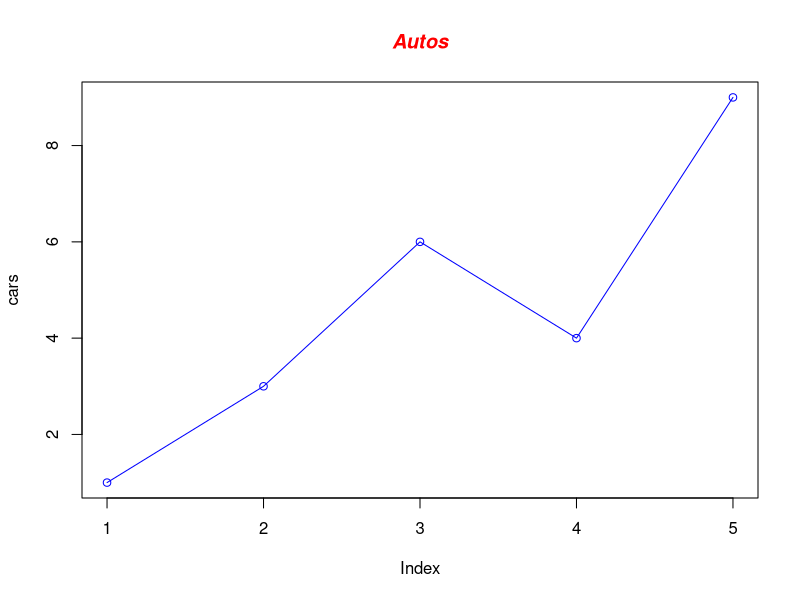
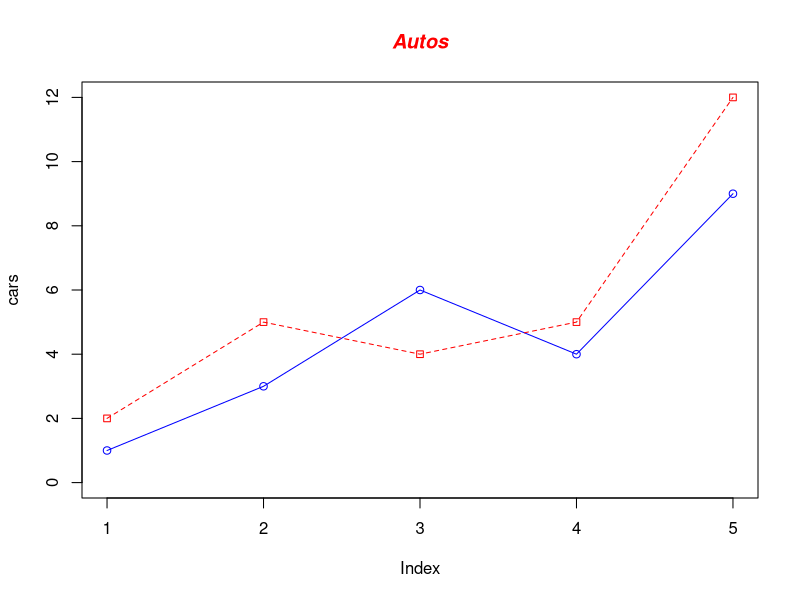
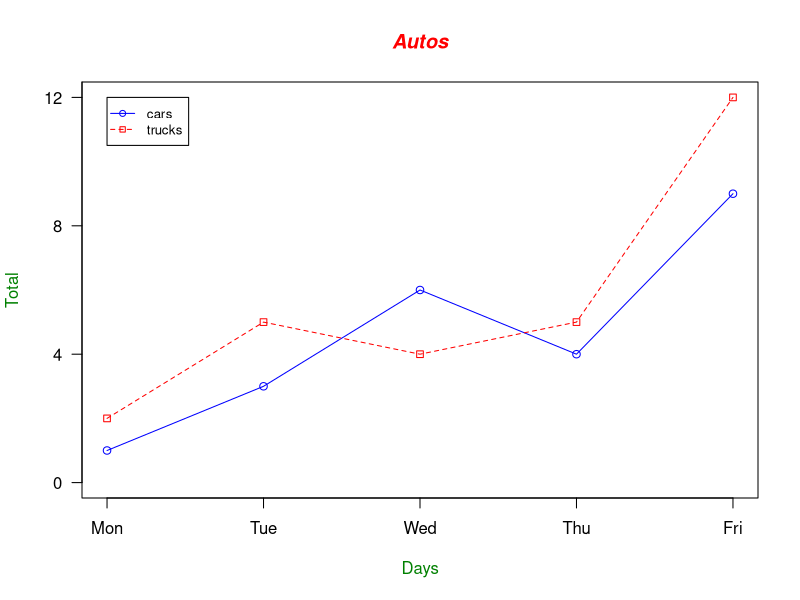
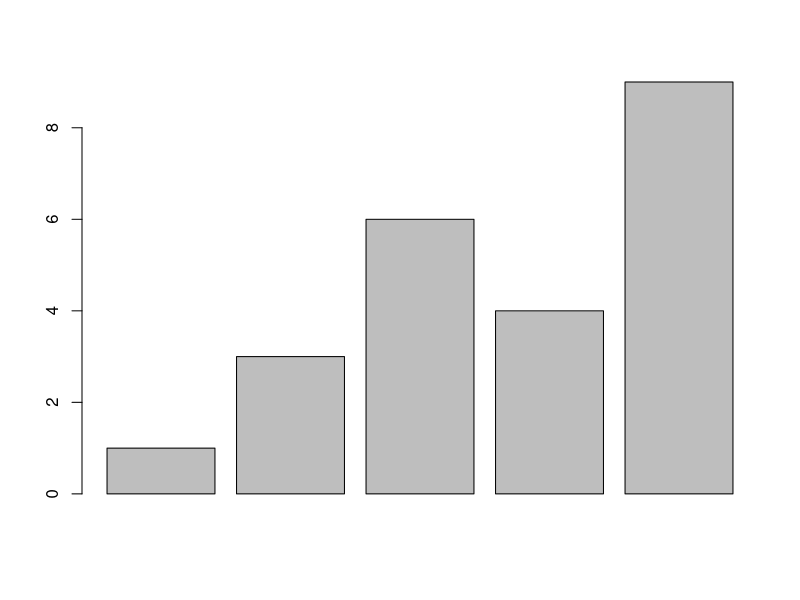
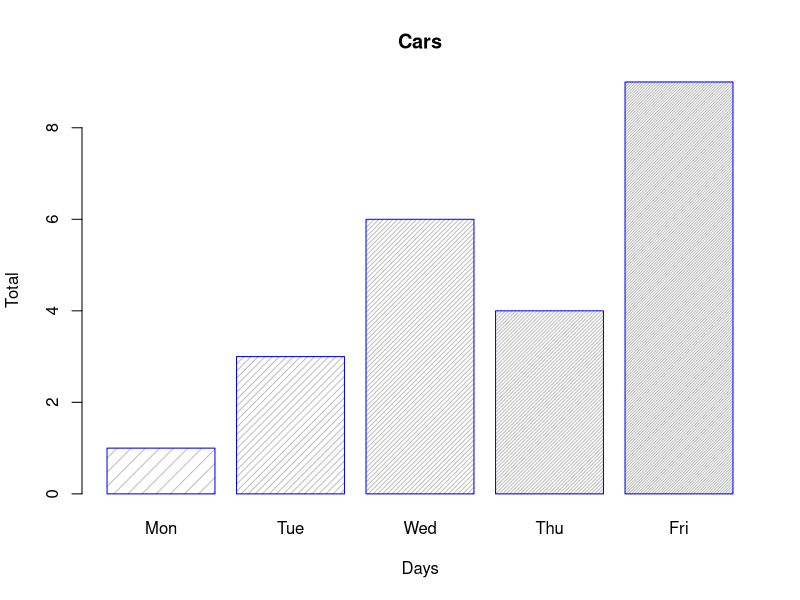
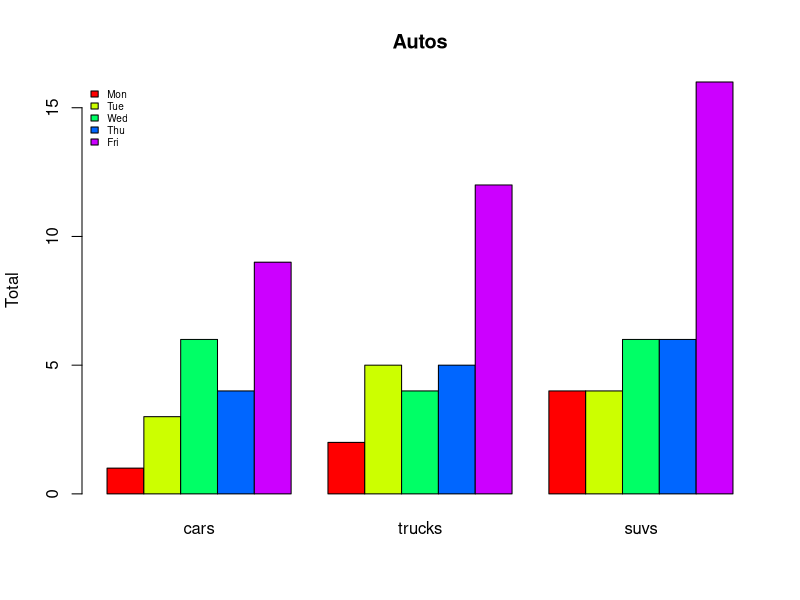
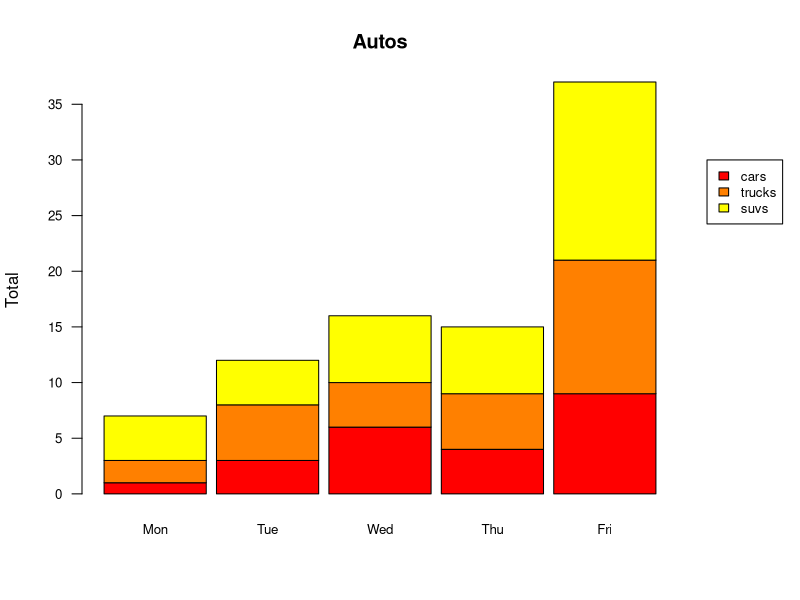
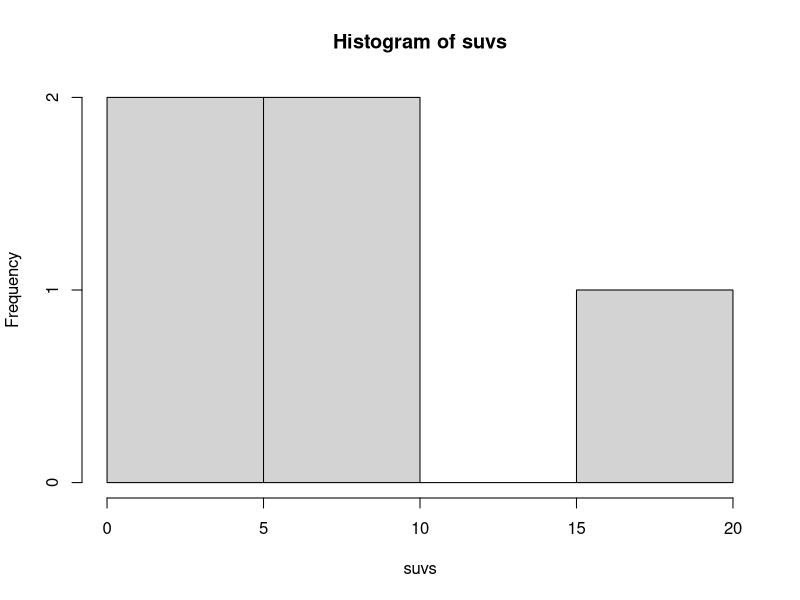

Here is the R script that generated these plots, in order:
## ---- chunk 1
cars = c(1,3,6,4,9)
plot(cars, type='o', col='blue')
title(main='Autos', col.main='red', font.main=4)
## ---- chunk 2
cars   = c(1,3,6,4,9)
trucks = c(2,5,4,5,12)

# Graph cars using a y axis that ranges from 0 to 12
plot(cars, type="o", col="blue", ylim=c(0,12))

# Graph trucks with red dashed line and square points
lines(trucks, type="o", pch=22, lty=2, col="red")

# Create a title with a red, bold/italic font
title(main="Autos", col.main="red", font.main=4)
## ---- chunk 3

## ---- chunk 4
# Define 2 vectors
cars <- c(1, 3, 6, 4, 9)
trucks <- c(2, 5, 4, 5, 12)

# Calculate range from 0 to max value of cars and trucks
g_range <- range(0, cars, trucks) ## (0 to 12)
## ---- chunk 5

plot(cars, type="o", col="blue", ylim=g_range, axes=FALSE, ann=FALSE)

# Make x axis using Mon-Fri labels
axis(1, at=1:5, lab=c("Mon","Tue","Wed","Thu","Fri"))

# Make y axis with horizontal labels that display ticks at every 4 marks. 4*0:g_range[2] is equivalent to c(0,4,8,12).
axis(2, las=1, at=4*0:g_range[2])

# Create box around plot
box()

# Graph trucks with red dashed line and square points
lines(trucks, type="o", pch=22, lty=2, col="red")

# Create a title with a red, bold/italic font
title(main="Autos", col.main="red", font.main=4)

# Label the x and y axes with dark green text
title(xlab="Days", col.lab=rgb(0,0.5,0))
title(ylab="Total", col.lab=rgb(0,0.5,0))

# Create a legend at (1, g_range[2]) that is slightly smaller (cex) and uses the same line colors and points used by the actual plots
legend(1, g_range[2], c("cars","trucks"), cex=0.8, col=c("blue","red"), pch=21:22, lty=1:2);

## ---- chunk 6

## ---- chunk 7
# Read car and truck values from tab-delimited autos.data
autos_data <- read.table("autos.dat", header=T, sep="\t")
autos_data
## ---- chunk 8
# Compute the largest y value used in the data (or we could just use range again)
max_y <- max(autos_data)
max_y
## ---- chunk 9
# Define colors to be used for cars, trucks, suvs
plot_colors <- c("blue","red","forestgreen")

# Start PNG device driver to save output to figure.png
png(filename="figure.png", height=295, width=300, bg="white")

# Graph autos using y axis that ranges from 0 to max_y.
# Turn off axes and annotations (axis labels) so we can specify them ourself
plot(autos_data$cars, type="o", col=plot_colors[1], ylim=c(0,max_y), axes=FALSE, ann=FALSE)

# Make x axis using Mon-Fri labels
axis(1, at=1:5, lab=c("Mon", "Tue", "Wed", "Thu", "Fri"))

# Make y axis with horizontal labels that display ticks at every 4 marks. 4*0:max_y is equivalent to c(0,4,8,12).
axis(2, las=1, at=4*0:max_y)

# Create box around plot
box()

# Graph trucks with red dashed line and square points
lines(autos_data$trucks, type="o", pch=22, lty=2, col=plot_colors[2])

# Graph suvs with green dotted line and diamond points
lines(autos_data$suvs, type="o", pch=23, lty=3, col=plot_colors[3])

# Create a title with a red, bold/italic font
title(main="Autos", col.main="red", font.main=4)

# Label the x and y axes with dark green text
title(xlab= "Days", col.lab=rgb(0,0.5,0))
title(ylab= "Total", col.lab=rgb(0,0.5,0))

# Create a legend at (1, max_y) that is slightly smaller (cex) and uses the same line colors and points used by the actual plots
legend(1, max_y, names(autos_data), cex=0.8, col=plot_colors, pch=21:23, lty=1:3);

# Turn off device driver (to flush output to png)
dev.off()
## ---- chunk 10
# Define colors to be used for cars, trucks, suvs
plot_colors <- c(rgb(r=0.0,g=0.0,b=0.9), "red", "forestgreen")

# Start PDF device driver to save output to figure.pdf
pdf(file="figure.pdf", height=3.5, width=5)

# Trim off excess margin space (bottom, left, top, right)
par(mar=c(4.2, 3.8, 0.2, 0.2))

# Graph autos using a y axis that uses the full range of value in autos_data. Label axes with smaller font and use larger line widths.
plot(autos_data$cars, type="l", col=plot_colors[1],
ylim = range(autos_data), axes=F, ann=T, 
xlab="Days", ylab="Total", cex.lab=0.8, lwd=2)

# Make x axis tick marks without labels
axis(1, lab=F)

# Plot x axis labels at default tick marks with labels at 45 degree angle
text(axTicks(1), par("usr")[3] - 2, srt=45, adj=1, labels=c("Mon", "Tue", "Wed", "Thu", "Fri"), xpd=T, cex=0.8)

# Plot y axis with smaller horizontal labels
axis(2, las=1, cex.axis=0.8)

# Create box around plot
box()

# Graph trucks with thicker red dashed line
lines(autos_data$trucks, type="l", lty=2, lwd=2,col=plot_colors[2])

# Graph suvs with thicker green dotted line
lines(autos_data$suvs, type="l", lty=3, lwd=2, col=plot_colors[3])

# Create a legend in the top-left corner that is slightly smaller and has no border
legend("topleft", names(autos_data), cex=0.8, col=plot_colors, lty=1:3, lwd=2, bty="n");

# Turn off device driver (to flush output to PDF)
dev.off()

# Restore default margins
par(mar=c(5, 4, 4, 2) + 0.1)
## ---- chunk 11
# Define the cars vector with 5 values
cars <- c(1, 3, 6, 4, 9)

# Graph cars
barplot(cars)
## ---- chunk 12
# Read values from tab-delimited autos.dat
autos_data = read.table("autos.dat", header=T, sep="\t")

barplot(autos_data$cars, main="Cars", 
xlab="Days", ylab="Total", names.arg=c("Mon","Tue","Wed","Thu","Fri"),
border="blue", density=c(10,20,30,40,50))

## ---- chunk 13
matrix(autos_data)
## ---- chunk 14
# Graph autos with adjacent bars using rainbow colors
barplot(as.matrix(autos_data), main="Autos", ylab= "Total",beside=TRUE, col=rainbow(5))

# Place the legend at the top-left corner with no frame using rainbow colors
legend("topleft", c("Mon","Tue","Wed","Thu","Fri"), cex=0.6, bty="n", fill=rainbow(5));
## ---- chunk 15
# Expand right side of clipping rect to make room for the legend
par(xpd=T, mar=par()$mar+c(0,0,0,4))

# Graph autos (transposing the matrix) using heat colors,
# put 10% of the space between each bar, and make labels smaller with horizontal y-axis labels
barplot(t(autos_data), main="Autos", ylab="Total",col=heat.colors(3), space=0.1, cex.axis=0.8, las=1,
names.arg = c("Mon","Tue","Wed","Thu","Fri"),cex=0.8)

# Place the legend at (6,30) using heat colors
legend(6, 30, names(autos_data), cex=0.8, fill=heat.colors(3));

# Restore default clipping rect
par(mar=c(5, 4, 4, 2) + 0.1)

## ---- chunk 16
# Define the suvs vector with 5 values
suvs <- c(4,4,6,6,16)

# Create a histogram for suvs
hist(suvs)
## ---- chunk 17
# Concatenate the three vectors
autos <- c(autos_data$cars, autos_data$trucks, autos_data$suvs)

# Create a histogram for autos in light blue with the y axis ranging from 0-10
hist(autos, col="lightblue", ylim=c(0,10))
## ---- chunk 18
# Concatenate the three vectors
autos <- c(autos_data$cars, autos_data$trucks,autos_data$suvs)

# Compute the largest y value used in the autos
max_num <- max(autos)
hist(autos, col=heat.colors(max_num), breaks=max_num,
xlim=c(0,max_num), right=F, main="Autos Histogram", las=1)
## ---- chunk 19
# Concatenate the three vectors
autos <- c(autos_data$cars, autos_data$trucks,
autos_data$suvs)

# Compute the largest y value used in the autos
max_num <- max(autos)

# Create uneven breaks
brk <- c(0,3,4,5,6,10,16)

hist(autos, col=heat.colors(length(brk)), breaks=brk,xlim=c(0,max_num), right=F, main="Probability Density",las=1, cex.axis=0.8,freq=F)

## ---- chunk 20
# Get a random log-normal distribution
r <- rlnorm(1000)
hist(r)
## ---- chunk 21
# Get a random log-normal distribution
r <- rlnorm(1000)

# Get the distribution without plotting it using tighter breaks
h <- hist(r, plot=F, breaks=c(seq(0,max(r)+1, .1)))

h
## ---- chunk 22
# Plot the distribution using log scale on both axes, and use blue points
plot(h$counts, log="xy", pch=20, col="blue", main="Log-normal distribution", xlab="Value", ylab="Frequency")
## ---- chunk 23
# Define cars vector with 5 values
cars <- c(1, 3, 6, 4, 9)

# Create a pie chart for cars
pie(cars)
## ---- chunk 24
pie(cars, main="Cars", col=rainbow(length(cars)),labels=c("Mon","Tue","Wed","Thu","Fri"))

## ---- chunk 25
# Define some colors ideal for black & white print
colors <- c("white","grey70","grey90","grey50","black")

# Calculate the percentage for each day, rounded to one decimal place
car_labels <- round(cars/sum(cars) * 100, 1)

# Concatenate a '%' char after each value
car_labels <- paste(car_labels, "%", sep="")

# Create a pie chart with defined heading and custom colors and labels
pie(cars, main="Cars", col=colors, labels=car_labels, cex=0.8)

# Create a legend at the right
legend(1.5, 0.5, c("Mon","Tue","Wed","Thu","Fri"), cex=0.8, fill=colors)

## ---- chunk 26
# Create a dotchart for autos
dotchart(t(autos_data))
## ---- chunk 27
# Create a colored dot-chart for autos with smaller labels
dotchart(t(autos_data), color=c("red","blue","darkgreen"),main="Dotchart for Autos", cex=0.8)
## ---- chunk 28
# Make an empty chart
plot(1, 1, xlim=c(1,5.5), ylim=c(0,7), type="n", ann=FALSE)

# Plot digits 0-4 with increasing size and color
text(1:5, rep(6,5), labels=c(0:4), cex=1:5, col=1:5)

# Plot symbols 0-4 with increasing size and color
points(1:5, rep(5,5), cex=1:5, col=1:5, pch=0:4)
text((1:5)+0.4, rep(5,5), cex=0.6, (0:4))

# Plot symbols 5-9 with labels
points(1:5, rep(4,5), cex=2, pch=(5:9))
text((1:5)+0.4, rep(4,5), cex=0.6, (5:9))

# Plot symbols 10-14 with labels
points(1:5, rep(3,5), cex=2, pch=(10:14))
text((1:5)+0.4, rep(3,5), cex=0.6, (10:14))

# Plot symbols 15-19 with labels
points(1:5, rep(2,5), cex=2, pch=(15:19))
text((1:5)+0.4, rep(2,5), cex=0.6, (15:19))

# Plot symbols 20-25 with labels
points((1:6)*0.8+0.2, rep(1,6), cex=2, pch=(20:25))
text((1:6)*0.8+0.5, rep(1,6), cex=0.6, (20:25))
